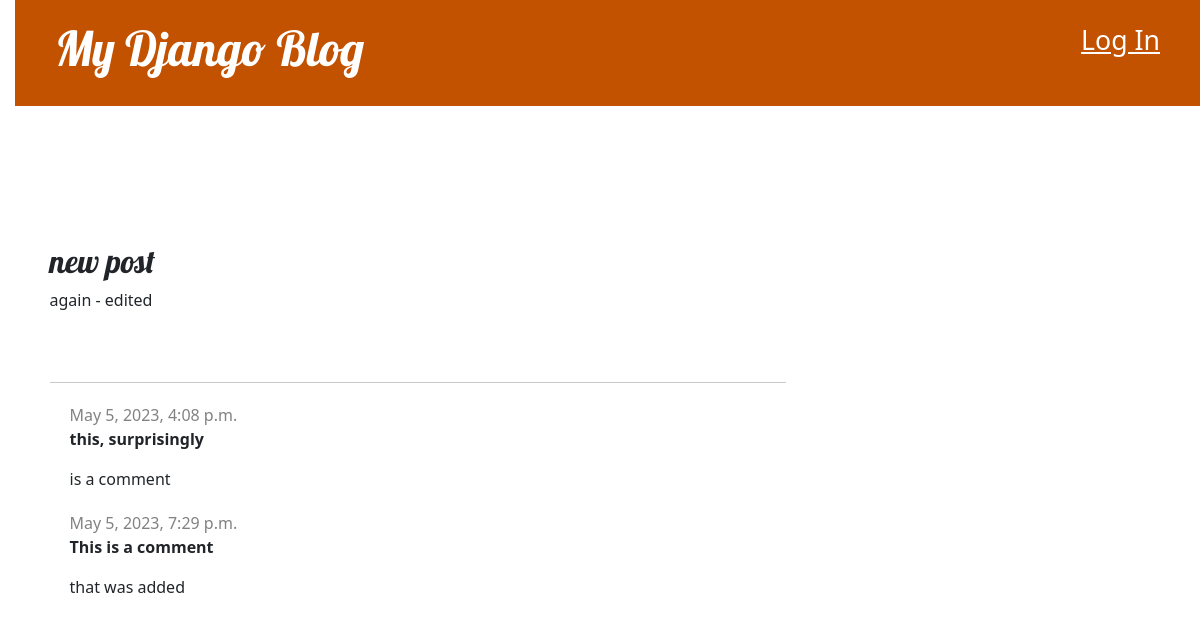
Screenshot of /post/15/ with the database file from the repository.
### blog/models.py (models this page shows, shortened)
class Post(models.Model):
    author = models.ForeignKey(settings.AUTH_USER_MODEL, on_delete=models.CASCADE)
    title = models.CharField(max_length=200)
    text = models.TextField()
    created_date = models.DateTimeField(default=timezone.now)
    published_date = models.DateTimeField(blank=True, null=True)

class Comment(models.Model):
    post = models.ForeignKey('blog.Post', on_delete=models.CASCADE, related_name='comments')
    author = models.CharField(max_length=200)
    text = models.TextField()
    created_date = models.DateTimeField(default=timezone.now)
    approved_comment = models.BooleanField(default=False)

### blog/views.py (the view)
# urls.py: path('post/<int:pk>/', views.post_detail, name='post_detail'),
def post_detail(request, pk):
    post = get_object_or_404(Post, pk=pk)
    comments = post.comments.all()
    return render(request, 'blog/post_detail.html', {'post': post, 'comments': comments})

### blog/templates/blog/post_detail.html (shortened to what this page needs)
{% extends 'blog/base.html' %}
{% block content %}
    <article class="post">
        <br><br><br><br>
        <h2>{{ post.title }}</h2>
        <p>{{ post.text|linebreaksbr }}</p>
    </article>
    <hr>
    <article>
        {% if user.is_authenticated %}
            {% for comment in comments %}
                <div class="comment">
                    <div class="date">{{ comment.created_date }}</div>
                    <strong>{{ comment.author }}</strong>
                    <p>{{ comment.text|linebreaks }}</p>
                </div>
                <div class="comment">
                    {% if not comment.approved_comment %}
                        <a class="btn btn-secondary" href="{% url 'comment_approve' pk=comment.pk %}"><span class="glyphicon glyphicon-ok">Approve</span></a>
                    {% endif %}
                        <a class="btn btn-secondary" href="{% url 'comment_remove' pk=comment.pk %}"><span class="glyphicon glyphicon-remove">Remove</span></a>
                </div>
            {% empty %}
                <p>No comments here yet :(</p>
            {% endfor %}
        {% else %}
            {% for comment in comments %}
                {% if comment.approved_comment %}
                    <div class="comment">
                        <div class="date">{{ comment.created_date }}</div>
                        <strong>{{ comment.author }}</strong>
                        <p>{{ comment.text|linebreaks }}</p>
                    </div>
                {% endif %}
            {% empty %}
                <p>No comments here yet :(</p>
            {% endfor %}
        {% endif %}
    </article>
{% endblock %}

### blog/static/css/blog.css (style rules this page uses)
h1, h2, h3, h4 { font-family: 'Lobster', cursive; }
.date { color: #828282; }
.post { margin-bottom: 70px; }
body { padding-left: 15px; }
.comment { margin: 20px 0px 20px 20px; }

### rows the page displays
Post: title "new post", text "again - edited"
Comment: created_date "May 5, 2023, 4:08 p.m.", author "this, surprisingly", text "is a comment"
Comment: created_date "May 5, 2023, 7:29 p.m.", author "This is a comment", text "that was added"
